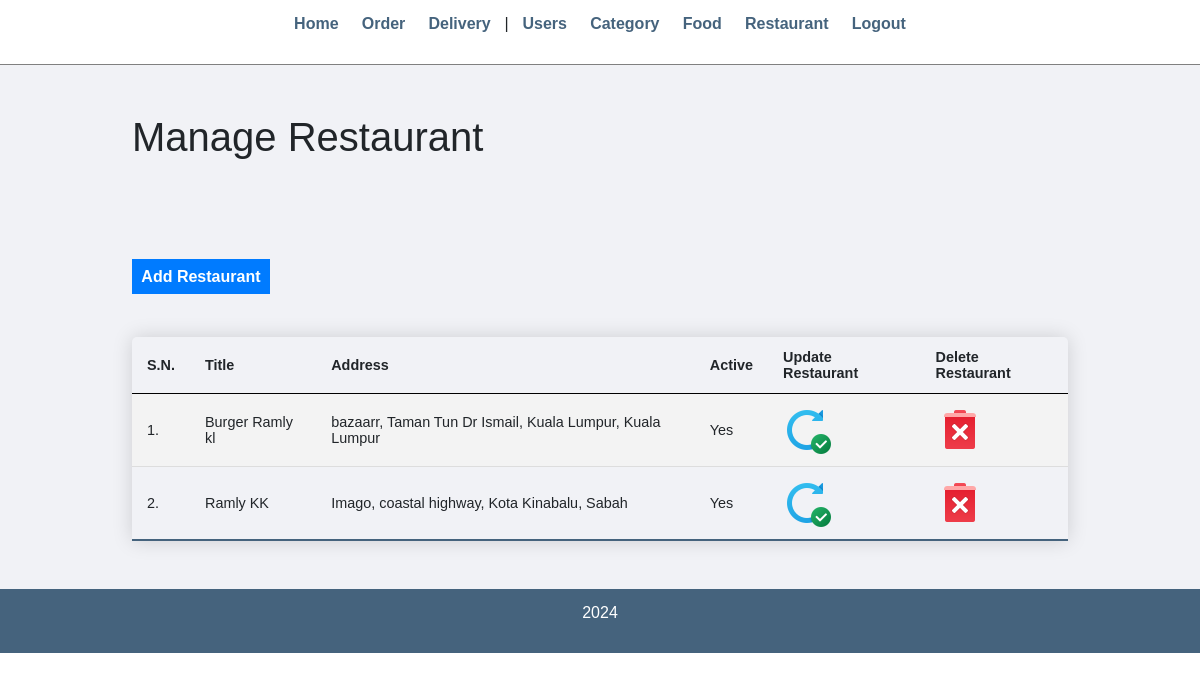
The app's page /admin/manage-restaurant.php (signed in) with its own data.
### tables this page shows
CREATE TABLE `restaurant` (
  `res_id` int(11) NOT NULL,
  `res_name` varchar(255) NOT NULL,
  `building` varchar(255) DEFAULT NULL,
  `street` varchar(255) NOT NULL,
  `city` varchar(255) NOT NULL,
  `state` varchar(255) NOT NULL,
  `res_active` varchar(10) NOT NULL
);

### admin/manage-restaurant.php (the view, shortened to what this page needs)
<?php require('partials/menu.php'); ?>
<div class="main-content">
    <div class="wrapper">
        <h1>Manage Restaurant</h1>
        <br /><br />
        <br><br>
                <a href="<?php echo SITEURL; ?>admin/add-restaurant.php" class="btn-primary">Add Restaurant</a>
                <br /><br /><br />
                <table class="content-table">
                    <tr>
                        <th>S.N.</th>
                        <th>Title</th>
                        <th>Address</th>
                        <th>Active</th>
                        <th>Update Restaurant</th>
                        <th>Delete Restaurant</th>
                    </tr>
                    <?php
                        $sql = "SELECT * FROM restaurant";
                        $res = mysqli_query($conn, $sql);
                        $count = mysqli_num_rows($res);
                        $sn=1;
                        if($count>0)
                        {
                            while($row=mysqli_fetch_assoc($res))
                            {
                                $id = $row['res_id'];
                                $title = $row['res_name'];
                                $address = $row['building'] . ", " . $row['street'] . ", " . $row['city'] . ", " . $row['state'];
                                $active = $row['res_active'];
                                ?>
                                    <tr>
                                        <td><?php echo $sn++; ?>. </td>
                                        <td><?php echo $title; ?></td>
                                        <td><?php echo $address; ?></td>
                                        <td><?php echo $active; ?></td>
                                        <td>
                                            <a href="<?php echo SITEURL; ?>admin/update-restaurant.php?id=<?php echo $id; ?>"><img src="../images/icons/update.png"/></a>
                                            </td>
                                            <td>
                                            <a href="<?php echo SITEURL; ?>admin/delete-restaurant.php?id=<?php echo $id; ?>&image_name=<?php echo $image_name; ?>"><img src="../images/icons/delete.png"/></a>
                                        </td>
                                    </tr>
                                <?php
                            }
                        }
                        else
                        {
                            ?>
                            <tr>
                                <td colspan="5"><div class="error">No Restaurant Added.</div></td>
                            </tr>
                            <?php
                        }
                    ?>
                </table>
    </div>
</div>
<?php include('partials/footer.php'); ?>

### css/admin.css (style rules this page uses)
* { margin: 0; padding: 0; font-family: Arial, Helvetica, sans-serif; }
.wrapper { padding: 1%; width: 80%; margin: 0 auto; }
table tr th { border-bottom: 1px solid black; padding: 1%; text-align: left; }
table tr td { padding: 1%; }
.btn-primary { background-color: #1e90ff; padding: 1%; color: white; text-decoration: none; font-weight: bold; }
.main-content { background-color: #f1f2f6; padding: 3% 0; }
.content-table { border-collapse: collapse; font-size: 0.9em; min-width: 800px; border-radius: 5px 5px 0 0; overflow: hidden; box-shadow: 0 0 20px rgba(0, 0, 0, 0.15); }
.content-table th, .content-table td { padding: 12px 15px; }
.content-table tbody tr { border-bottom: 1px solid #dddddd; }
.content-table tbody tr:nth-of-type(even) { background-color: #f3f3f3; }
.content-table tbody tr:last-of-type { border-bottom: 2px solid #45637d; }

### records on screen
restaurant: res_name "Burger Ramly kl", address "bazaarr, Taman Tun Dr Ismail, Kuala Lumpur, Kuala Lumpur", res_active "Yes"
restaurant: res_name "Ramly KK", address "Imago, coastal highway, Kota Kinabalu, Sabah", res_active "Yes"
